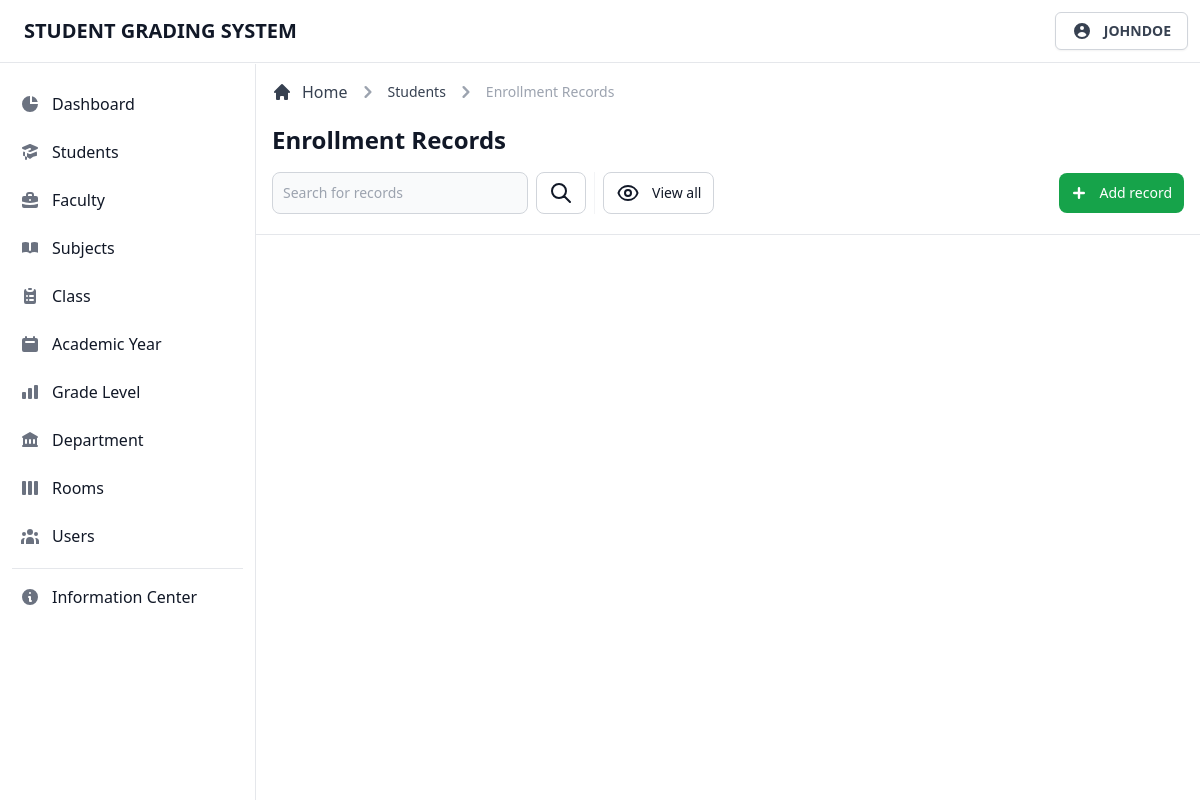
The page /admin/view/records.php?studentnumber=235324 (signed in) on the database as committed earlier.
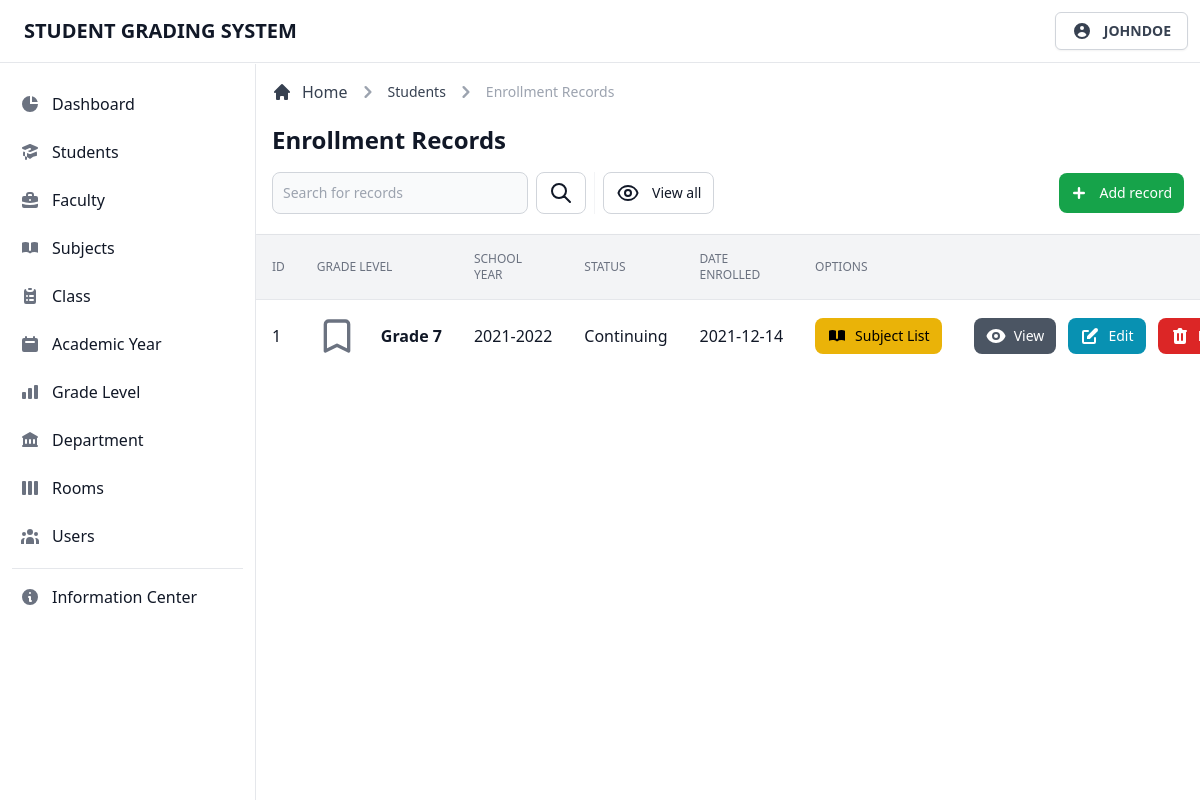
The same page on the database as committed later.
### tables this page shows
CREATE TABLE `tblschoolyear` (
  `sy_id` int(11) NOT NULL,
  `sy_ay` varchar(255) NOT NULL,
  `sy_sem` varchar(255) NOT NULL,
  `sy_level` varchar(255) NOT NULL,
  `class_id` int(11) NOT NULL,
  `student_number` int(11) NOT NULL,
  `sy_category` varchar(255) NOT NULL,
  `sy_enrolldate` date NOT NULL,
  `sy_status` varchar(255) NOT NULL
);

### admin/page/records/records.classes.php (called while the page is built, shortened)
<?php
class DisplayRecordsContr extends DisplayRecords
{
  private $studentnumber;
  public function __construct($studentnumber)
  {
    $this->studentnumber = $studentnumber;
  }
  public function fetchData()
  {
    $result = $this->getRecords($this->studentnumber);
    return $result;
  }
}
class DisplayRecords extends Dbh
{
  protected function getRecords($studentnumber)
  {
    $stmt = $this->connect()->prepare('SELECT * FROM tblschoolyear WHERE student_number = ?;');
    $result = 0;
    if (!$stmt->execute([$studentnumber])) {
      $stmt = null;
      exit;
    }
    while ($row = $stmt->fetchAll(PDO::FETCH_ASSOC)) {
      $result = $row;
    }
    return $result;
  }
}

### admin/database/database.classes.php (called while the page is built)
<?php
class Dbh
{
  private $hostname = 'localhost';
  private $username = 'root';
  private $password = '';
  private $dbname = 'dbgradingsystem';
  public function connect()
  {
    try {
      $dbh = new PDO('mysql:host=' . $this->hostname . ';dbname=' . $this->dbname, $this->username, $this->password);
      return $dbh;
    } catch (PDOException $e) {
      print "Error!: " . $e->getMessage() . "<br>";
      die();
    }
  }
}

### admin/page/records/records-table.php (shortened to what this page needs)
<div class="flex flex-col min-w-full overflow-hidden overflow-x-auto align-middle shadow">
  <table class="min-w-full divide-y divide-gray-200 table-fixed">
    <thead class="bg-gray-100">
      <tr>
        <th scope="col" class="th">
          ID
        </th>
        <th scope="col" class="th">
          Grade Level
        </th>
        <th scope="col" class="th">
          School Year
        </th>
        <th scope="col" class="th">
          Status
        </th>
        <th scope="col" class="th">
          Date Enrolled
        </th>
        <th scope="col" class="th">
          Options
        </th>
        <th scope="col" class="th">
        </th>
      </tr>
    </thead>
    <tbody class="bg-white divide-y divide-gray-200">
      <?php foreach ($result as $data) : ?>
        <tr class="hover:bg-gray-100 group">
          <td class="td">
            <div class="flex items-center">
              <?= $i += 1; ?>
            </div>
          </td>
          <td class="td-title">
            <svg xmlns="http://www.w3.org/2000/svg" class="w-10 h-10 text-gray-500 group-hover:text-gray-900" fill="none" viewBox="0 0 24 24" fill="none" viewBox="0 0 24 24" stroke="currentColor">
              <path stroke-linecap="round" stroke-linejoin="round" stroke-width="2" d="M5 5a2 2 0 012-2h10a2 2 0 012 2v16l-7-3.5L5 21V5z" />
            </svg>
            <div class="text-sm font-normal text-gray-500">
              <div class="text-base font-semibold text-gray-900 capitalize">
                <?= $data['sy_level']; ?>
              </div>
            </div>
          </td>
          <td class="td">
            <div class="flex items-center">
              <?= $data['sy_ay']; ?>
            </div>
          </td>
          <td class="td">
            <div class="flex items-center">
              <?= $data['sy_status']; ?>
            </div>
          </td>
          <td class="td">
            <div class="flex items-center">
              <?= $data['sy_enrolldate']; ?>
            </div>
          </td>
          <td class="p-4 space-x-2 whitespace-nowrap">
            <a href="#" class="btn-yellow">
              Subject List
            </a>
          </td>
          <td class="p-4 space-x-2 text-right whitespace-nowrap">
            <button type="button" data-view-button data-date="<?= $data['sy_enrolldate']; ?>" data-sem="<?= $data['sy_sem']; ?>" data-status="<?= $data['sy_status']; ?>" data-level="<?= $data['sy_level']; ?>" data-year="<?= $data['sy_ay']; ?>" class="btn-gray">
              View
            </button>
            <button type="button" data-edit-button data-id="<?= $data['sy_id']; ?>" data-sem="<?= $data['sy_sem']; ?>" data-status="<?= $data['sy_status']; ?>" data-level="<?= $data['sy_level']; ?>" data-year="<?= $data['sy_ay']; ?>" class="btn-cyan">
              Edit
            </button>
            <button type="button" data-id="<?= $data['sy_id']; ?>" data-delete-button class="btn-red">
            </button>
          </td>
        </tr>
      <?php endforeach; ?>
    </tbody>
  </table>
</div>

Rows that differ between the two databases and show on the page:
added tblschoolyear: sy_level "Grade 7", sy_ay "2021-2022", sy_status "Continuing", sy_enrolldate "2021-12-14"
Other text that changed with them:
text now shown: "ID GRADE LEVEL SCHOOL YEAR STATUS DATE ENROLLED OPTIONS"
